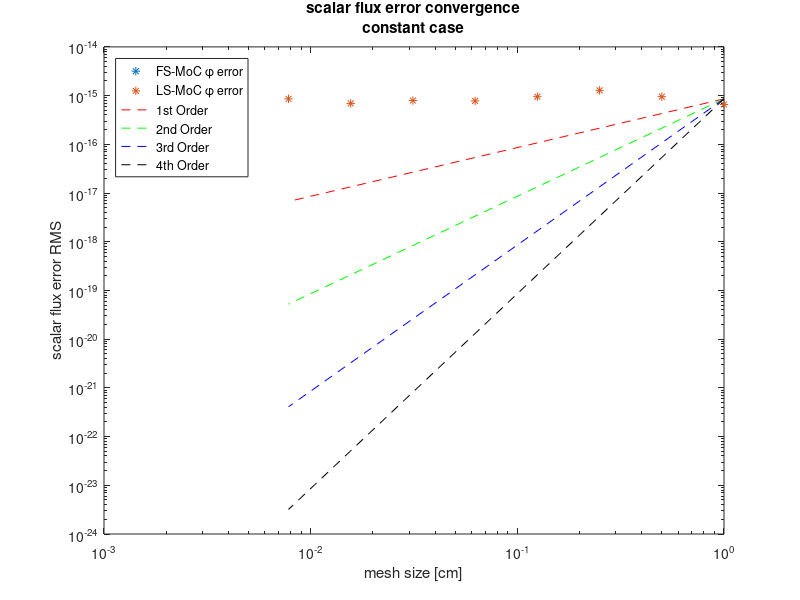
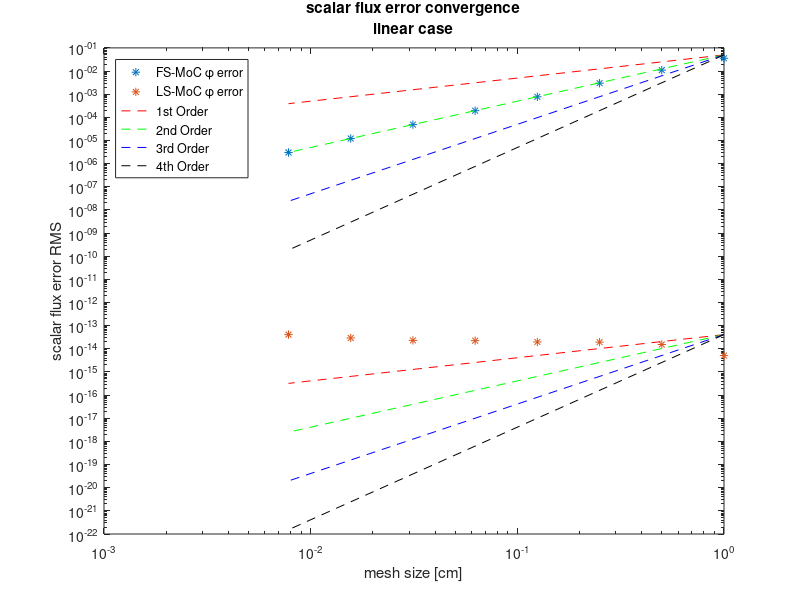
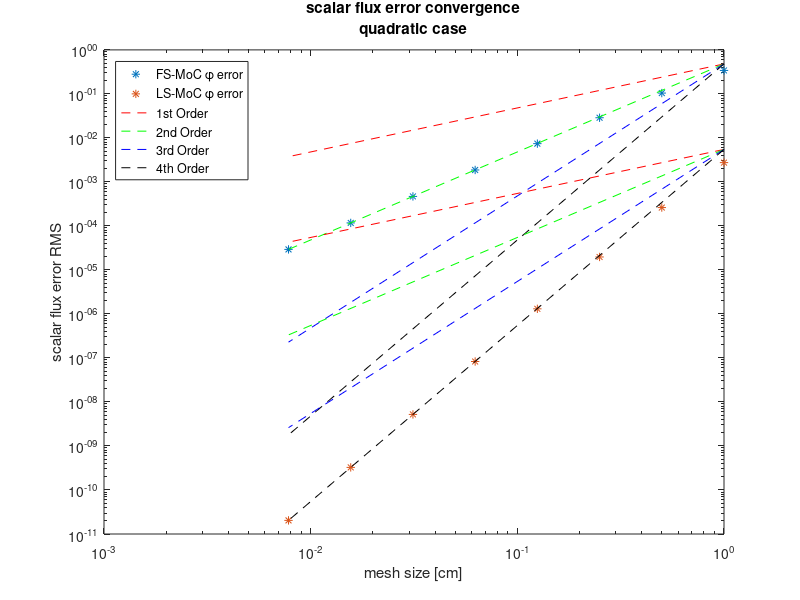
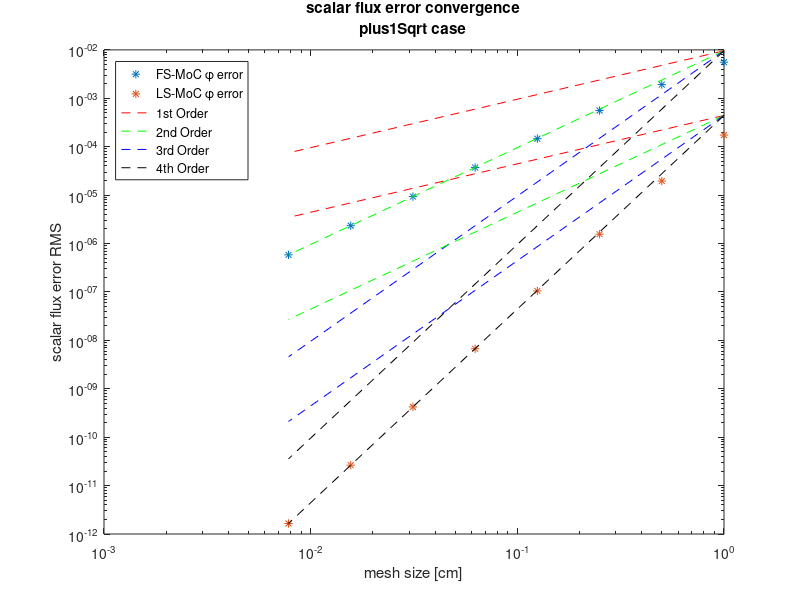

These figures' MATLAB source, in order:
% Need to set the material scattering xs from 0.4 to zero. adn absorption to be
% from 0.5 to 0.9

nGrids=8;

% assumedSoln='constant';
% figureID=11;
% [error_phi0_n_FS_constant, order_phi_nMinus1_FS_constant]=converger_FS(assumedSoln,nGrids,figureID);
% [error_phi0_n_LS_constant, order_phi_nMinus1_LS_constant]=converger_LS(assumedSoln,nGrids,figureID);
% 
% assumedSoln='linear';
% figureID=12;
% [error_phi0_n_FS_linear, order_phi_nMinus1_FS_linear]=converger_FS(assumedSoln,nGrids,figureID);
% [error_phi0_n_LS_linear, order_phi_nMinus1_LS_linear]=converger_LS(assumedSoln,nGrids,figureID);
% 
% assumedSoln='quadratic';
% figureID=13;
% [error_phi0_n_FS_quadratic, order_phi_nMinus1_FS_quadratic]=converger_FS(assumedSoln,nGrids,figureID);
% [error_phi0_n_LS_quadratic, order_phi_nMinus1_LS_quadratic]=converger_LS(assumedSoln,nGrids,figureID);
% 
% assumedSoln='plus1Sqrt';
% figureID=14;
% [error_phi0_n_FS_plus1Sqrt, order_phi_nMinus1_FS_plus1Sqrt]=converger_FS(assumedSoln,nGrids,figureID);
% [error_phi0_n_LS_plus1Sqrt, order_phi_nMinus1_LS_plus1Sqrt]=converger_LS(assumedSoln,nGrids,figureID);

% reference solution
%%
% =================
% assumedSoln: constant
% refinementRatio: 2
% quad set order: 8

error_phi0_n_FS_constant =   1.0e-13 *[...
     0
     0
     0
     0
     0
     0
     0
     0
];

order_phi_nMinus1_FS_constant =0.0*[...
   NaN
   NaN
   NaN
   NaN
   NaN
   NaN
   NaN
];

% =================
% assumedSoln: constant
% refinementRatio: 2
% quad set order: 8

error_phi0_n_LS_constant =   1.0e-14 *[...
   0.065869074524511
   0.094987349702291
   0.128325645903259
   0.094857496805351
   0.077755252436221
   0.079227462882178
   0.069149829109873
   0.085773261495406
];

order_phi_nMinus1_LS_constant =[...
  -0.528134109823373
  -0.434002227095005
   0.435975819353337
   0.286821663774070
  -0.027060469373325
   0.196274917192361
  -0.310802293614654
];
%%
% =================
% assumedSoln: linear
% refinementRatio: 2
% quad set order: 8

error_phi0_n_FS_linear =[...
   0.035480928826756
   0.010928673292213
   0.002991448010036
   0.000769892856104
   0.000193990994682
   0.000048595130365
   0.000012154909784
   0.000003039111039
];

order_phi_nMinus1_FS_linear =[...
   1.698925504450935
   1.869202377877907
   1.958114400904940
   1.988668001673360
   1.997106025983069
   1.999272565653576
   1.999817893196999
];

% =================
% assumedSoln: linear
% refinementRatio: 2
% quad set order: 8

error_phi0_n_LS_linear =   1.0e-13 *[...
   0.051041288575940
   0.153926727010981
   0.194555933918328
   0.197907024795120
   0.224672495448142
   0.231332890713263
   0.294101673071550
   0.411483649226436
];

order_phi_nMinus1_LS_linear =[...
  -1.592507098639821
  -0.337941227658696
  -0.024637839475076
  -0.183000697293464
  -0.042146882039066
  -0.346344589674031
  -0.484520113264912
];

%%
% =================
% assumedSoln: quadratic
% refinementRatio: 2
% quad set order: 8

error_phi0_n_FS_quadratic =[...
   0.341257092218669
   0.104418458171607
   0.028719233512101
   0.007410170118407
   0.001868591795332
   0.000468180751118
   0.000117110220215
   0.000029281627172
];

order_phi_nMinus1_FS_quadratic =[...
   1.708482268014216
   1.862287610636356
   1.954438676989358
   1.987555225030929
   1.996813912925043
   1.999198635002890
   1.999799354263087
];

% =================
% assumedSoln: quadratic
% refinementRatio: 2
% quad set order: 8

error_phi0_n_LS_quadratic =[...
   0.002744684878867
   0.000261575875735
   0.000019714240145
   0.000001307909659
   0.000000083070454
   0.000000005213261
   0.000000000326154
   0.000000000020384
];

order_phi_nMinus1_LS_quadratic =[...
   3.391339123730242
   3.729919481854877
   3.913903307022427
   3.976783647943501
   3.994077375866360
   3.998560347708503
   4.000060596171525
];

%%
% =================
% assumedSoln: plus1Sqrt
% refinementRatio: 2
% quad set order: 8

error_phi0_n_FS_plus1Sqrt =[...
   0.005576445250615
   0.001919320485749
   0.000558549438921
   0.000146817122030
   0.000037209391258
   0.000009334933895
   0.000002335786607
   0.000000584075233
];

order_phi_nMinus1_FS_plus1Sqrt =[...
   1.538750126548174
   1.780838742245486
   1.927664756496206
   1.980281533817870
   1.994955077106626
   1.998731327870577
   1.999682363317173
];

% =================
% assumedSoln: plus1Sqrt
% refinementRatio: 2
% quad set order: 8

error_phi0_n_LS_plus1Sqrt =   1.0e-03 *[...
   0.173816204037366
   0.019565401774390
   0.001560753009194
   0.000105189593227
   0.000006708212205
   0.000000421419797
   0.000000026372768
   0.000000001648852
];

order_phi_nMinus1_LS_plus1Sqrt =[...
   3.151185942533062
   3.647990583718791
   3.891178361409248
   3.970919843436341
   3.992598332698723
   3.998137161458585
   3.999514805155529
   ];
 
refinementRatio=2;
Tau=10;
for iGrid=1:nGrids
  J=5*refinementRatio^iGrid;
  gridMeshSize_n(iGrid)=Tau/J;
end

nSoln=4;
close all;
for iSoln=1:nSoln
  switch(iSoln)
    case 1 % constant
      soln='constant';
      error_phi0_n_FS=error_phi0_n_FS_constant;
      order_phi_nMinus1_FS=order_phi_nMinus1_FS_constant;
      error_phi0_n_LS=error_phi0_n_LS_constant;
      order_phi_nMinus1_LS=order_phi_nMinus1_LS_constant;
    case 2 % linear
      soln='linear';
      error_phi0_n_FS=error_phi0_n_FS_linear;
      order_phi_nMinus1_FS=order_phi_nMinus1_FS_linear;
      error_phi0_n_LS=error_phi0_n_LS_linear;
      order_phi_nMinus1_LS=order_phi_nMinus1_LS_linear;
    case 3 % quadratic
      soln='quadratic';
      error_phi0_n_FS=error_phi0_n_FS_quadratic;
      order_phi_nMinus1_FS=order_phi_nMinus1_FS_quadratic;
      error_phi0_n_LS=error_phi0_n_LS_quadratic;
      order_phi_nMinus1_LS=order_phi_nMinus1_LS_quadratic;
    case 4 % plus1Sqrt
      soln='plus1Sqrt';
      error_phi0_n_FS=error_phi0_n_FS_plus1Sqrt;
      order_phi_nMinus1_FS=order_phi_nMinus1_FS_plus1Sqrt;
      error_phi0_n_LS=error_phi0_n_LS_plus1Sqrt;
      order_phi_nMinus1_LS=order_phi_nMinus1_LS_plus1Sqrt;
  end
    
  orderPlotGrid=[gridMeshSize_n(1) gridMeshSize_n(end)];

  scalarFluxErrorRMS_plot_handle=figure(iSoln);
  
  loglog(gridMeshSize_n,error_phi0_n_FS,'*');
  hold on;
  loglog(gridMeshSize_n,error_phi0_n_LS,'*');
  title({'scalar flux error convergence',[soln ' case']});
  xlabel('mesh size [cm]');
  ylabel('scalar flux error RMS');
  
  orderGuess=round(order_phi_nMinus1_FS(end));
  errorStt=error_phi0_n_FS(end)*refinementRatio^(orderGuess*(nGrids-1));
  firstOrder=[errorStt errorStt/refinementRatio^(nGrids-1)];
  secondOrder=[errorStt errorStt/refinementRatio^(2*(nGrids-1))];
  thirdOrder=[errorStt errorStt/refinementRatio^(3*(nGrids-1))];
  fourthOrder=[errorStt errorStt/refinementRatio^(4*(nGrids-1))];
  loglog(orderPlotGrid,firstOrder,'r--');
  loglog(orderPlotGrid,secondOrder,'g--');
  loglog(orderPlotGrid,thirdOrder,'b--');
  loglog(orderPlotGrid,fourthOrder,'k--');

  % plot the second set of OoA guide lines
  orderGuess=round(order_phi_nMinus1_LS(end));
  errorStt=error_phi0_n_LS(end)*refinementRatio^(orderGuess*(nGrids-1));
  firstOrder=[errorStt errorStt/refinementRatio^(nGrids-1)];
  secondOrder=[errorStt errorStt/refinementRatio^(2*(nGrids-1))];
  thirdOrder=[errorStt errorStt/refinementRatio^(3*(nGrids-1))];
  fourthOrder=[errorStt errorStt/refinementRatio^(4*(nGrids-1))];
  loglog(orderPlotGrid,firstOrder,'r--');
  loglog(orderPlotGrid,secondOrder,'g--');
  loglog(orderPlotGrid,thirdOrder,'b--');
  loglog(orderPlotGrid,fourthOrder,'k--');
  
  legend('FS-MoC \phi error','LS-MoC \phi error','1st Order','2nd Order',...
    '3rd Order','4th Order','location','northwest');
  savefig([soln '_noScattering_MC2017']);
  hold off;
  
end
